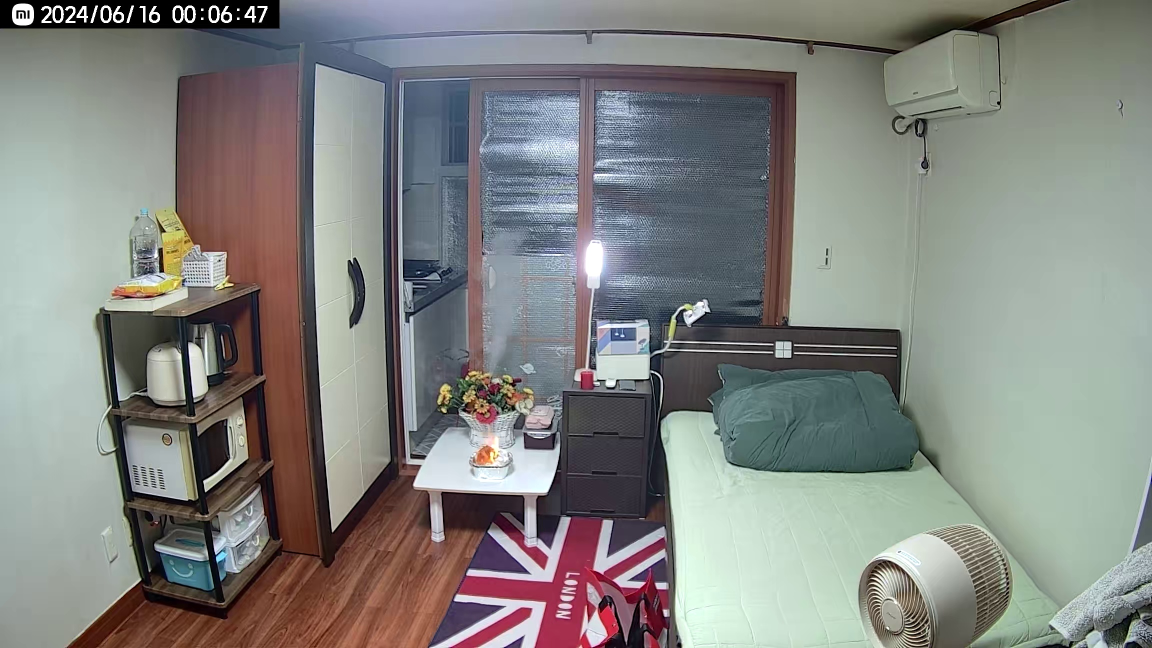
#> input picture dataset/test/images/test_1005.jpg, 2304 x 1296 px (shown at 1/2 size); its folder holds only this picture in this run
$ python vector_fire_detection.py   (older library calls are emulated)
#> lines starting #> are read from the running program, lines starting #| are printed output that depends on the picture; after the words box and inside, x2 and y2 are one past the last pixel; in counts of white or black regions, pixels touching at a corner belong together
#!/usr/bin/env python3
"""
Hệ thống phát hiện lửa sử dụng Vector Database
So sánh đặc trưng của ảnh mới với database đã lưu
"""

import cv2
import numpy as np
import os
import pickle
import joblib
from sklearn.preprocessing import StandardScaler
from sklearn.ensemble import RandomForestClassifier
from sklearn.metrics import accuracy_score, classification_report
import matplotlib.pyplot as plt
from datetime import datetime
import json
from typing import Dict, List, Tuple, Any
import seaborn as sns

class FireFeatureExtractor:
    """Trích xuất đặc trưng từ ảnh"""

    def __init__(self):
        # Định nghĩa các ngưỡng màu lửa
        self.fire_color_ranges = {
            'red_lower': np.array([0, 100, 100]),
            'red_upper': np.array([10, 255, 255]),
            'orange_lower': np.array([10, 100, 100]),
            'orange_upper': np.array([25, 255, 255]),
            'yellow_lower': np.array([25, 100, 100]),
            'yellow_upper': np.array([35, 255, 255])
        }

    def preprocess_image(self, image_path: str) -> Dict[str, np.ndarray]:
        """Tiền xử lý ảnh"""
        # Load ảnh
        image = cv2.imread(image_path)
        if image is None:
            raise ValueError(f"Không thể load ảnh: {image_path}")

        # Resize về kích thước cố định
        image = cv2.resize(image, (224, 224))

        # Chuyển đổi màu
        rgb = cv2.cvtColor(image, cv2.COLOR_BGR2RGB)
        hsv = cv2.cvtColor(image, cv2.COLOR_BGR2HSV)
        gray = cv2.cvtColor(image, cv2.COLOR_BGR2GRAY)

        return {
            'original': image,
            'rgb': rgb,
            'hsv': hsv,
            'gray': gray
        }

    def extract_color_histogram(self, hsv_image: np.ndarray) -> np.ndarray:
        """Trích xuất histogram màu sắc"""
        # Histogram cho từng kênh màu
        h_hist = cv2.calcHist([hsv_image], [0], None, [180], [0, 180])
        s_hist = cv2.calcHist([hsv_image], [1], None, [256], [0, 256])
        v_hist = cv2.calcHist([hsv_image], [2], None, [256], [0, 256])

        # Chuẩn hóa
        h_hist = cv2.normalize(h_hist, h_hist).flatten()
        s_hist = cv2.normalize(s_hist, s_hist).flatten()
        v_hist = cv2.normalize(v_hist, v_hist).flatten()

        # Kết hợp thành một vector
        color_hist = np.concatenate([h_hist, s_hist, v_hist])
        return color_hist

    def extract_fire_color_mask(self, hsv_image: np.ndarray) -> Tuple[Dict[str, float], np.ndarray]:
        """Trích xuất mask màu lửa"""
        # Tạo mask cho từng màu
        red_mask = cv2.inRange(hsv_image, self.fire_color_ranges['red_lower'], self.fire_color_ranges['red_upper'])
        orange_mask = cv2.inRange(hsv_image, self.fire_color_ranges['orange_lower'], self.fire_color_ranges['orange_upper'])
        yellow_mask = cv2.inRange(hsv_image, self.fire_color_ranges['yellow_lower'], self.fire_color_ranges['yellow_upper'])

        # Kết hợp mask
        fire_mask = cv2.bitwise_or(red_mask, orange_mask)
        fire_mask = cv2.bitwise_or(fire_mask, yellow_mask)

        # Tính tỷ lệ
        total_pixels = hsv_image.shape[0] * hsv_image.shape[1]
        red_ratio = np.sum(red_mask > 0) / total_pixels
        orange_ratio = np.sum(orange_mask > 0) / total_pixels
        yellow_ratio = np.sum(yellow_mask > 0) / total_pixels
        total_fire_ratio = np.sum(fire_mask > 0) / total_pixels

        fire_features = {
            'red_ratio': red_ratio,
            'orange_ratio': orange_ratio,
            'yellow_ratio': yellow_ratio,
            'total_fire_ratio': total_fire_ratio,
            'fire_pixels': np.sum(fire_mask > 0)
        }

        return fire_features, fire_mask

    def extract_texture_features(self, gray_image: np.ndarray) -> Dict[str, float]:
        """Trích xuất đặc trưng texture"""
        # Gradient
        grad_x = cv2.Sobel(gray_image, cv2.CV_64F, 1, 0, ksize=3)
        grad_y = cv2.Sobel(gray_image, cv2.CV_64F, 0, 1, ksize=3)
        gradient_magnitude = np.sqrt(grad_x**2 + grad_y**2)

        # Thống kê gradient
        gradient_mean = np.mean(gradient_magnitude)
        gradient_std = np.std(gradient_magnitude)

        # Entropy
        hist = cv2.calcHist([gray_image], [0], None, [256], [0, 256])
        hist = hist / np.sum(hist)
        entropy = -np.sum(hist * np.log2(hist + 1e-10))

        # Local Binary Pattern (đơn giản)
        lbp = self._compute_lbp(gray_image)
        lbp_hist = cv2.calcHist([lbp], [0], None, [256], [0, 256])
        lbp_hist = cv2.normalize(lbp_hist, lbp_hist).flatten()

        texture_features = {
            'gradient_mean': gradient_mean,
            'gradient_std': gradient_std,
            'entropy': entropy,
            'lbp_histogram': lbp_hist
        }

        return texture_features

    def _compute_lbp(self, image: np.ndarray) -> np.ndarray:
        """Tính Local Binary Pattern đơn giản"""
        lbp = np.zeros_like(image)
        for i in range(1, image.shape[0]-1):
            for j in range(1, image.shape[1]-1):
                center = image[i, j]
                code = 0
                # 8 neighbors
                neighbors = [
                    image[i-1, j-1], image[i-1, j], image[i-1, j+1],
                    image[i, j+1], image[i+1, j+1], image[i+1, j],
                    image[i+1, j-1], image[i, j-1]
                ]
                for k, neighbor in enumerate(neighbors):
                    if neighbor >= center:
                        code += 2**k
                lbp[i, j] = code
        return lbp.astype(np.uint8)

    def extract_all_features(self, image_path: str) -> Dict[str, Any]:
        """Trích xuất tất cả đặc trưng"""
        # Tiền xử lý
        processed = self.preprocess_image(image_path)

        # Trích xuất đặc trưng
        color_hist = self.extract_color_histogram(processed['hsv'])
        fire_features, fire_mask = self.extract_fire_color_mask(processed['hsv'])
        texture_features = self.extract_texture_features(processed['gray'])

        # Tạo vector đặc trưng
        feature_vector = {
            'color_histogram': color_hist,
            'fire_features': fire_features,
            'texture_features': texture_features,
            'processed_images': processed,
            'fire_mask': fire_mask
        }

        return feature_vector

class VectorBasedFireClassifier:
    """Classifier dựa trên vector database"""

    def __init__(self, vector_db_path: str = "vector_database.pkl"):
        self.vector_db_path = vector_db_path
        self.vector_database = None
        self.scaler = StandardScaler()
        self.classifier = RandomForestClassifier(n_estimators=100, random_state=42)
        self.feature_extractor = FireFeatureExtractor()

    def create_feature_vector(self, feature_data: Dict[str, Any]) -> np.ndarray:
        """Tạo vector đặc trưng từ dữ liệu đã trích xuất"""
        vectors = []

        # 1. Color histogram (692 features: 180 + 256 + 256)
        vectors.append(feature_data['color_histogram'])

        # 2. Fire features (5 features)
        fire_feat = list(feature_data['fire_features'].values())
        vectors.append(fire_feat)

        # 3. Texture features (3 + 256 features)
        texture_feat = [
            feature_data['texture_features']['gradient_mean'],
            feature_data['texture_features']['gradient_std'],
            feature_data['texture_features']['entropy']
        ]
        vectors.append(texture_feat)
        vectors.append(feature_data['texture_features']['lbp_histogram'])

        # Kết hợp tất cả thành một vector
        combined_vector = np.concatenate(vectors)
        return combined_vector

    def build_vector_database(self, dataset_path: str, labels_path: str = None):
        """Xây dựng vector database từ dataset"""
        print("🔨 Đang xây dựng vector database...")

        # Tìm tất cả ảnh trong dataset
        image_files = []
        labels = []

        # Tìm ảnh trong các thư mục con
        for root, dirs, files in os.walk(dataset_path):
            for file in files:
                if file.lower().endswith(('.jpg', '.jpeg', '.png')):
                    image_path = os.path.join(root, file)
                    image_files.append(image_path)

                    # Xác định label từ tên file hoặc thư mục
                    if 'fire' in file.lower() or 'train_' in file.lower():
                        labels.append(1)  # Có lửa
                    else:
                        labels.append(0)  # Không có lửa
#> pass 2 of the loop in build_vector_database, `for root, dirs, files in os.walk(dataset_path):`:

        print(f"📊 Tìm thấy {len(image_files)} ảnh")

        # Trích xuất đặc trưng
        all_vectors = []
        all_labels = []
        image_paths = []

        for i, (image_path, label) in enumerate(zip(image_files, labels)):
            try:
                print(f"🔍 Đang xử lý {i+1}/{len(image_files)}: {os.path.basename(image_path)}")

                # Trích xuất đặc trưng
                features = self.feature_extractor.extract_all_features(image_path)
#> in preprocess_image, image is the input picture: shape (1296, 2304, 3); mean B, G, R 128.7, 132.2, 131
#> in preprocess_image, `image = cv2.resize(image, (224, 224))`:
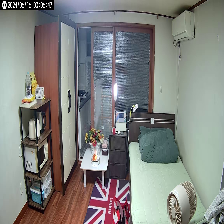
#> image: shape (224, 224, 3); mean B, G, R 128.5, 132, 130.8
#> in preprocess_image, `hsv = cv2.cvtColor(image, cv2.COLOR_BGR2HSV)`: hsv: shape (224, 224, 3); mean H, S, V 72.9, 47.3, 142.5
#> in preprocess_image, `gray = cv2.cvtColor(image, cv2.COLOR_BGR2GRAY)`:
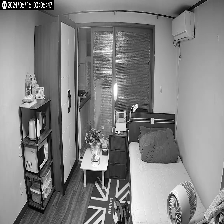
#> gray: shape (224, 224); min 0, max 255, mean 131.3
#> in extract_all_features, `processed = self.preprocess_image(image_path)`: processed = 4 items
#> in extract_color_histogram, `h_hist = cv2.calcHist([hsv_image], [0], None, [180], [0, 180])`: h_hist = 180 values, max 4103 at index 69, min 3 at index 121, mean 278.8
#> in extract_color_histogram, `s_hist = cv2.calcHist([hsv_image], [1], None, [256], [0, 256])`: s_hist = 256 values, max 2101 at index 19, min 0 at index 253, mean 196
#> in extract_color_histogram, `v_hist = cv2.calcHist([hsv_image], [2], None, [256], [0, 256])`: v_hist = 256 values, max 521 at index 187, min 18 at index 9, mean 196
#> in extract_color_histogram, `h_hist = cv2.normalize(h_hist, h_hist).flatten()`: h_hist = 180 values, max 0.615 at index 69, min 0.00045 at index 121, mean 0.0418
#> in extract_color_histogram, `s_hist = cv2.normalize(s_hist, s_hist).flatten()`: s_hist = 256 values, max 0.319 at index 19, min 0 at index 253, mean 0.0297
#> in extract_color_histogram, `v_hist = cv2.normalize(v_hist, v_hist).flatten()`: v_hist = 256 values, max 0.138 at index 187, min 0.00477 at index 9, mean 0.052
#> in extract_color_histogram, `color_hist = np.concatenate([h_hist, s_hist, v_hist])`: color_hist = 692 values, max 0.615 at index 69, min 0 at index 433, mean 0.0411
#> in extract_fire_color_mask, `red_mask = cv2.inRange(hsv_image, self.fire_color_ranges['red_lower'],..`:
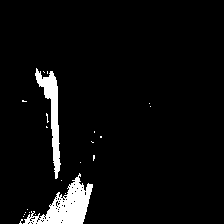
#> red_mask: shape (224, 224); 5% white; 23 white regions (21 under 20 px), largest, box (x1, y1, x2, y2) and area: (23, 173, 93, 224) 1485, (35, 68, 61, 179) 933
#> in extract_fire_color_mask, `orange_mask = cv2.inRange(hsv_image, self.fire_color_ranges['orange_lo..`: orange_mask: shape (224, 224); 0.41% white in thin lines or dots, all inside (x1, y1, x2, y2) = (20, 74, 154, 224)
#> in extract_fire_color_mask, `yellow_mask = cv2.inRange(hsv_image, self.fire_color_ranges['yellow_lo..`: yellow_mask: shape (224, 224); 0.1% white in thin lines or dots, all inside (x1, y1, x2, y2) = (30, 76, 131, 135)
#> in extract_fire_color_mask, `fire_mask = cv2.bitwise_or(red_mask, orange_mask)`:
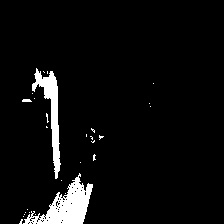
#> fire_mask: shape (224, 224); 5.2% white; 28 white regions (25 under 20 px), largest, box (x1, y1, x2, y2) and area: (23, 173, 93, 224) 1490, (32, 68, 61, 179) 982, (22, 99, 32, 102) 26
#> in extract_fire_color_mask, `fire_mask = cv2.bitwise_or(fire_mask, yellow_mask)`: fire_mask: shape (224, 224); 5.3% white; 27 white regions (25 under 20 px), largest, box (x1, y1, x2, y2) and area: (23, 173, 93, 224) 1490, (22, 68, 61, 179) 1051
#> in extract_fire_color_mask, `red_ratio = np.sum(red_mask > 0) / total_pixels`: red_ratio = 0.0495
#> in extract_fire_color_mask, `orange_ratio = np.sum(orange_mask > 0) / total_pixels`: orange_ratio = 0.00407
#> in extract_fire_color_mask, `yellow_ratio = np.sum(yellow_mask > 0) / total_pixels`: yellow_ratio = 0.000977
#> in extract_fire_color_mask, `total_fire_ratio = np.sum(fire_mask > 0) / total_pixels`: total_fire_ratio = 0.0526
#> in extract_fire_color_mask, `fire_features = { 'red_ratio': red_ratio, 'orange_ratio': orange_ratio..`: fire_features = {'red_ratio': 0.0495, 'orange_ratio': 0.00407, 'yellow_ratio': 0.000977, 'total_fire_ratio': 0.0526, 'fire_pixels': 2639}
#> in extract_texture_features, `grad_y = cv2.Sobel(gray_image, cv2.CV_64F, 0, 1, ksize=3)`:
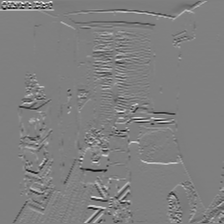
#> grad_y: shape (224, 224) float64; min -1015, max 1018, mean 0.6; drawn with min black and max white
#> in extract_texture_features, `gradient_magnitude = np.sqrt(grad_x**2 + grad_y**2)`:
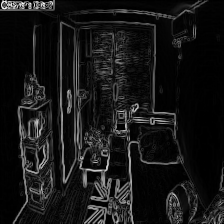
#> gradient_magnitude: shape (224, 224) float64; min 0, max 1128.8, mean 100.6; drawn with min black and max white
#> in extract_texture_features, `gradient_mean = np.mean(gradient_magnitude)`: gradient_mean = 100.6
#> in extract_texture_features, `gradient_std = np.std(gradient_magnitude)`: gradient_std = 151.9
#> in extract_texture_features, `hist = cv2.calcHist([gray_image], [0], None, [256], [0, 256])`: hist = 256 values, max 667 at index 181, min 10 at index 249, mean 196
#> in extract_texture_features, `hist = hist / np.sum(hist)`: hist = 256 values, max 0.0133 at index 181, min 0.000199 at index 249, mean 0.00391
#> in extract_texture_features, `entropy = -np.sum(hist * np.log2(hist + 1e-10))`: entropy = 7.66
#> after the loop in _compute_lbp, `for i in range(1, image.shape[0]-1):`:
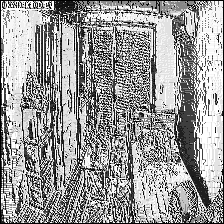
#> lbp: shape (224, 224); min 0, max 255, mean 154.3
#> in extract_texture_features, `lbp_hist = cv2.calcHist([lbp], [0], None, [256], [0, 256])`: lbp_hist = 256 values, max 5953 at index 255, min 4 at index 85, mean 196
#> in extract_texture_features, `lbp_hist = cv2.normalize(lbp_hist, lbp_hist).flatten()`: lbp_hist = 256 values, max 0.676 at index 255, min 0.000454 at index 85, mean 0.0223
#> in extract_all_features, `texture_features = self.extract_texture_features(processed['gray'])`: texture_features = 4 items
#> in build_vector_database, `features = self.feature_extractor.extract_all_features(image_path)`: features = 5 items
                vector = self.create_feature_vector(features)
#> in create_feature_vector, `fire_feat = list(feature_data['fire_features'].values())`: fire_feat = [0.0495, 0.00407, 0.000977, 0.0526, 2639]
#> in create_feature_vector, `texture_feat = [ feature_data['texture_features']['gradient_mean'], fe..`: texture_feat = [100.6, 151.9, 7.66]
#> in create_feature_vector, `combined_vector = np.concatenate(vectors)`: combined_vector = 956 values, max 2639 at index 696, min 0 at index 433, mean 3.07
#> in build_vector_database, `vector = self.create_feature_vector(features)`: vector has the same summary as combined_vector in create_feature_vector

                all_vectors.append(vector)
                all_labels.append(label)
                image_paths.append(image_path)

            except Exception as e:
                print(f"❌ Lỗi khi xử lý {image_path}: {e}")
                continue
#> pass 2 of the loop in build_vector_database, `for i, (image_path, label) in enumerate(zip(image_files, labels)):`:
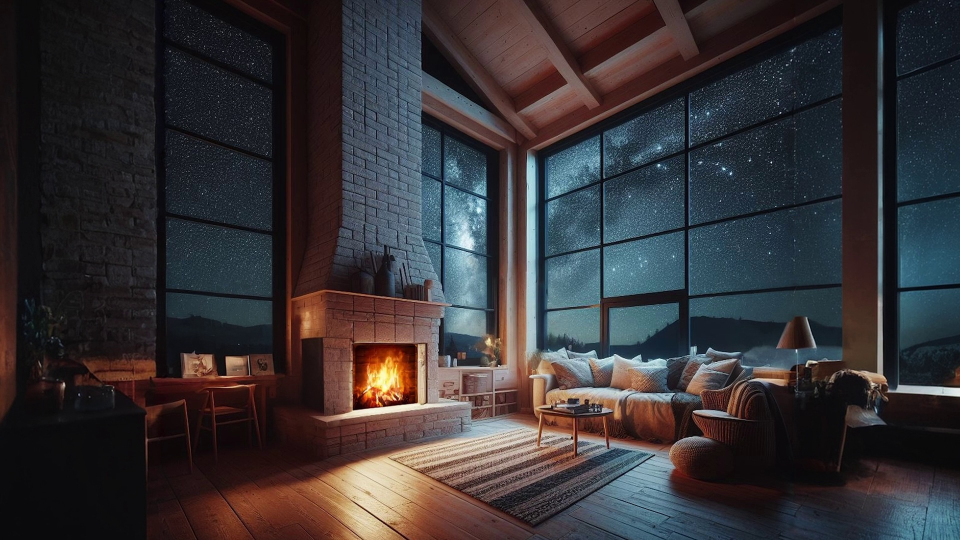
#> input picture dataset/train/images/train_1013.jpg, 1920 x 1080 px (shown at 1/2 size)
#> in preprocess_image, image is the input picture: shape (1080, 1920, 3); mean B, G, R 54.3, 51.7, 55.2
#> image: shape (224, 224, 3)
#> hsv: shape (224, 224, 3); mean H, S, V 82, 92.4, 67
#> in extract_fire_color_mask (call 2), `red_mask = cv2.inRange(hsv_image, self.fire_color_ranges['red_lower'],..`:
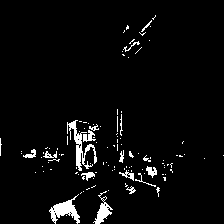
#> red_mask: shape (224, 224); 4% white; 113 white regions (96 under 20 px), largest, box (x1, y1, x2, y2) and area: (67, 120, 97, 171) 424, (49, 194, 80, 224) 387, (93, 191, 113, 224) 231
#> orange_mask: shape (224, 224); 1.9% white; 74 white regions (63 under 20 px), largest, box (x1, y1, x2, y2) and area: (88, 192, 106, 224) 193, (70, 188, 91, 224) 188, (84, 146, 96, 166) 122
#> yellow_mask: shape (224, 224); 0.03% white in thin lines or dots, all inside (x1, y1, x2, y2) = (86, 153, 93, 160)
#> red_ratio = 0.04
#> orange_ratio = 0.0195
#> yellow_ratio = 0.000279
#> total_fire_ratio = 0.0555
#> in extract_fire_color_mask (call 2), `fire_features = { 'red_ratio': red_ratio, 'orange_ratio': orange_ratio..`: fire_features = {'red_ratio': 0.04, 'orange_ratio': 0.0195, 'yellow_ratio': 0.000279, 'total_fire_ratio': 0.0555, 'fire_pixels': 2784}
#> after the loop in _compute_lbp (call 2), `for i in range(1, image.shape[0]-1):`:
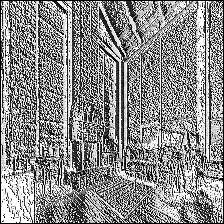
#> lbp: shape (224, 224); min 0, max 255, mean 138.8
#> vector = 956 values, max 2784 at index 696, min 0 at index 37, mean 3.15

        # Chuẩn hóa vectors
        all_vectors = np.array(all_vectors)
        scaled_vectors = self.scaler.fit_transform(all_vectors)

        # Huấn luyện classifier
        print("🎯 Đang huấn luyện classifier...")
        self.classifier.fit(scaled_vectors, all_labels)

        # Đánh giá
        predictions = self.classifier.predict(scaled_vectors)
        accuracy = accuracy_score(all_labels, predictions)
        print(f"✅ Độ chính xác: {accuracy:.3f}")

        # Lưu vector database
        vector_database = {
            'all_vectors': scaled_vectors,
            'all_labels': all_labels,
            'image_paths': image_paths,
            'feature_dimension': scaled_vectors.shape[1],
            'total_samples': len(all_labels)
        }

        with open(self.vector_db_path, 'wb') as f:
            pickle.dump(vector_database, f)

        # Lưu scaler và classifier
        joblib.dump(self.scaler, 'scaler.pkl')
        joblib.dump(self.classifier, 'classifier.pkl')

        self.vector_database = vector_database
        print(f"💾 Vector database đã được lưu: {self.vector_db_path}")
        print(f"📊 Kích thước database: {len(all_vectors)} vectors")
        print(f"🔢 Chiều đặc trưng: {scaled_vectors.shape[1]}")

        return vector_database

    def load_vector_database(self):
        """Load vector database từ file"""
        if os.path.exists(self.vector_db_path):
            with open(self.vector_db_path, 'rb') as f:
                self.vector_database = pickle.load(f)

            # Load scaler và classifier
            if os.path.exists('scaler.pkl'):
                self.scaler = joblib.load('scaler.pkl')
            if os.path.exists('classifier.pkl'):
                self.classifier = joblib.load('classifier.pkl')

            print(f"✅ Vector database đã được load")
            print(f"📊 Kích thước: {self.vector_database['total_samples']} vectors")
            print(f"🔢 Chiều đặc trưng: {self.vector_database['feature_dimension']}")
            return True
        else:
            print("❌ Không tìm thấy vector database")
            return False

    # [97 lines left out: functions classify_new_image, _calculate_similarities, visualize_similarities, not called in this run]

def main():
    """Hàm chính để test hệ thống"""
    classifier = VectorBasedFireClassifier()

    # Kiểm tra xem có vector database không
    if not classifier.load_vector_database():
        print("🔨 Cần xây dựng vector database trước...")
        print("📁 Đang tìm dataset...")

        # Tìm dataset
        dataset_path = "../dataset"
        if os.path.exists(dataset_path):
            classifier.build_vector_database(dataset_path)
#> in build_vector_database, `predictions = self.classifier.predict(scaled_vectors)`: predictions = [0, 1]
#> in build_vector_database, `accuracy = accuracy_score(all_labels, predictions)`: accuracy = 1
#| ✅ Độ chính xác: 1.000
#> in build_vector_database, `self.vector_database = vector_database`: self.vector_database = 5 items
#| 📊 Kích thước database: 2 vectors
#| 🔢 Chiều đặc trưng: 956
        else:
            print("❌ Không tìm thấy dataset")
            return

    # Test với ảnh mới
    test_images = [
        "../dataset/train/images/train_1.jpg",
        "../dataset/train/images/train_7.jpg",
        "../dataset/train/images/train_100.jpg"
    ]

    for test_image in test_images:
        if os.path.exists(test_image):
            print(f"\n🔍 Test với: {test_image}")
            result = classifier.classify_new_image(test_image)

            print(f"🎯 Kết quả: {result['prediction']}")
            print(f"📊 Độ tin cậy: {result['confidence']:.3f}")
            print(f"🔥 Xác suất có lửa: {result['probability_fire']:.3f}")
            print(f"❌ Xác suất không lửa: {result['probability_no_fire']:.3f}")
            print(f"📈 Tỷ lệ màu lửa: {result['features']['fire_ratio']:.3f}")

            # Hiển thị ảnh tương tự nhất
            top_similar = result['similar_images'][0]
            print(f"🖼️ Ảnh tương tự nhất: {os.path.basename(top_similar['image_path'])} (similarity: {top_similar['similarity']:.3f})")
#> pass 2 of the loop in main, `for test_image in test_images:`:

if __name__ == "__main__":
    main()
